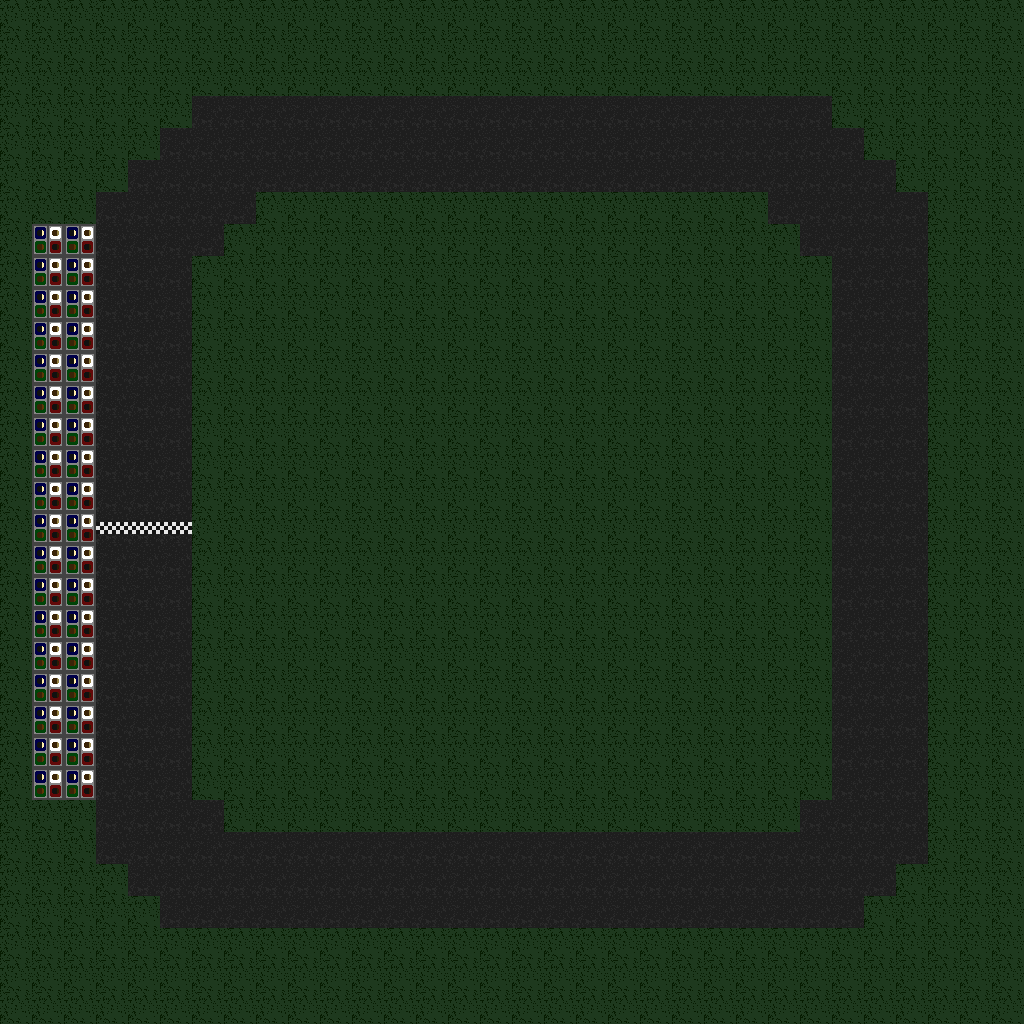

Rendered tile map (Tiled .tmx) drawn with the repository's tilesets; below, a short description and the full map source, tile grids included:
An orthogonal 32x32 tile map with 32x32 px tiles, 1 tile layer (Tile Layer 1) and 6 objects.

<map version="1.0" tiledversion="1.0.3" orientation="orthogonal" renderorder="right-down" width="32" height="32" tilewidth="32" tileheight="32" nextobjectid="9">
 <tileset firstgid="1" name="tileset" tilewidth="32" tileheight="32" tilecount="6" columns="0">
  <grid orientation="orthogonal" width="1" height="1" />
  <tile id="0">
   <image width="32" height="32" source="Grass_1.png" />
  </tile>
  <tile id="1">
   <image width="32" height="32" source="Road_1.png" />
  </tile>
  <tile id="2">
   <image width="32" height="32" source="Road_2.png" />
  </tile>
  <tile id="3">
   <image width="32" height="32" source="Stands_1.png" />
  </tile>
  <tile id="4">
   <image width="32" height="32" source="Stands_2.png" />
  </tile>
  <tile id="5">
   <image width="32" height="32" source="Stands_3.png" />
  </tile>
 </tileset>
 <layer name="Tile Layer 1" width="32" height="32">
  <data encoding="csv">
1,1,1,1,1,1,1,1,1,1,1,1,1,1,1,1,1,1,1,1,1,1,1,1,1,1,1,1,1,1,1,1,
1,1,1,1,1,1,1,1,1,1,1,1,1,1,1,1,1,1,1,1,1,1,1,1,1,1,1,1,1,1,1,1,
1,1,1,1,1,1,1,1,1,1,1,1,1,1,1,1,1,1,1,1,1,1,1,1,1,1,1,1,1,1,1,1,
1,1,1,1,1,1,2,2,2,2,2,2,2,2,2,2,2,2,2,2,2,2,2,2,2,2,1,1,1,1,1,1,
1,1,1,1,1,2,2,2,2,2,2,2,2,2,2,2,2,2,2,2,2,2,2,2,2,2,2,1,1,1,1,1,
1,1,1,1,2,2,2,2,2,2,2,2,2,2,2,2,2,2,2,2,2,2,2,2,2,2,2,2,1,1,1,1,
1,1,1,2,2,2,2,2,1,1,1,1,1,1,1,1,1,1,1,1,1,1,1,1,2,2,2,2,2,1,1,1,
1,4,4,2,2,2,2,1,1,1,1,1,1,1,1,1,1,1,1,1,1,1,1,1,1,2,2,2,2,1,1,1,
1,4,4,2,2,2,1,1,1,1,1,1,1,1,1,1,1,1,1,1,1,1,1,1,1,1,2,2,2,1,1,1,
1,4,4,2,2,2,1,1,1,1,1,1,1,1,1,1,1,1,1,1,1,1,1,1,1,1,2,2,2,1,1,1,
1,4,4,2,2,2,1,1,1,1,1,1,1,1,1,1,1,1,1,1,1,1,1,1,1,1,2,2,2,1,1,1,
1,4,4,2,2,2,1,1,1,1,1,1,1,1,1,1,1,1,1,1,1,1,1,1,1,1,2,2,2,1,1,1,
1,4,4,2,2,2,1,1,1,1,1,1,1,1,1,1,1,1,1,1,1,1,1,1,1,1,2,2,2,1,1,1,
1,4,4,2,2,2,1,1,1,1,1,1,1,1,1,1,1,1,1,1,1,1,1,1,1,1,2,2,2,1,1,1,
1,4,4,2,2,2,1,1,1,1,1,1,1,1,1,1,1,1,1,1,1,1,1,1,1,1,2,2,2,1,1,1,
1,4,4,2,2,2,1,1,1,1,1,1,1,1,1,1,1,1,1,1,1,1,1,1,1,1,2,2,2,1,1,1,
1,4,4,3,3,3,1,1,1,1,1,1,1,1,1,1,1,1,1,1,1,1,1,1,1,1,2,2,2,1,1,1,
1,4,4,2,2,2,1,1,1,1,1,1,1,1,1,1,1,1,1,1,1,1,1,1,1,1,2,2,2,1,1,1,
1,4,4,2,2,2,1,1,1,1,1,1,1,1,1,1,1,1,1,1,1,1,1,1,1,1,2,2,2,1,1,1,
1,4,4,2,2,2,1,1,1,1,1,1,1,1,1,1,1,1,1,1,1,1,1,1,1,1,2,2,2,1,1,1,
1,4,4,2,2,2,1,1,1,1,1,1,1,1,1,1,1,1,1,1,1,1,1,1,1,1,2,2,2,1,1,1,
1,4,4,2,2,2,1,1,1,1,1,1,1,1,1,1,1,1,1,1,1,1,1,1,1,1,2,2,2,1,1,1,
1,4,4,2,2,2,1,1,1,1,1,1,1,1,1,1,1,1,1,1,1,1,1,1,1,1,2,2,2,1,1,1,
1,4,4,2,2,2,1,1,1,1,1,1,1,1,1,1,1,1,1,1,1,1,1,1,1,1,2,2,2,1,1,1,
1,4,4,2,2,2,1,1,1,1,1,1,1,1,1,1,1,1,1,1,1,1,1,1,1,1,2,2,2,1,1,1,
1,1,1,2,2,2,2,1,1,1,1,1,1,1,1,1,1,1,1,1,1,1,1,1,1,2,2,2,2,1,1,1,
1,1,1,2,2,2,2,2,2,2,2,2,2,2,2,2,2,2,2,2,2,2,2,2,2,2,2,2,2,1,1,1,
1,1,1,1,2,2,2,2,2,2,2,2,2,2,2,2,2,2,2,2,2,2,2,2,2,2,2,2,1,1,1,1,
1,1,1,1,1,2,2,2,2,2,2,2,2,2,2,2,2,2,2,2,2,2,2,2,2,2,2,1,1,1,1,1,
1,1,1,1,1,1,1,1,1,1,1,1,1,1,1,1,1,1,1,1,1,1,1,1,1,1,1,1,1,1,1,1,
1,1,1,1,1,1,1,1,1,1,1,1,1,1,1,1,1,1,1,1,1,1,1,1,1,1,1,1,1,1,1,1,
1,1,1,1,1,1,1,1,1,1,1,1,1,1,1,1,1,1,1,1,1,1,1,1,1,1,1,1,1,1,1,1
</data>
 </layer>
 <objectgroup name="Collisions">
  <object id="1" x="32.6667" y="226" width="62.6667" height="572" />
  <object id="2" x="0" y="0" width="1024" height="32" />
  <object id="5" x="0" y="992" width="1024" height="32" />
  <object id="6" x="0" y="32" width="32" height="960" />
  <object id="7" x="992" y="32" width="32" height="960" />
  <object id="8" x="223" y="224" width="578" height="576" />
 </objectgroup>
</map>